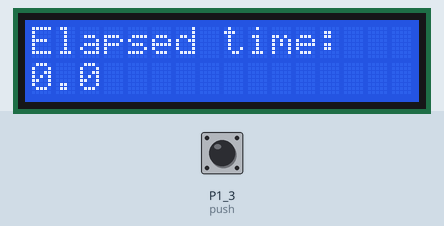
A sketch run on a simulated TI MSP430 LaunchPad. On the bench: 16×2 character LCD. Inputs (shaded band) come from the test bench; at power-on: P1_3 (push) HIGH.

Above: at 1.2 s.
1.3 s: P1_3 (push) pulled LOW for 0.15 s
At 1.45 s:
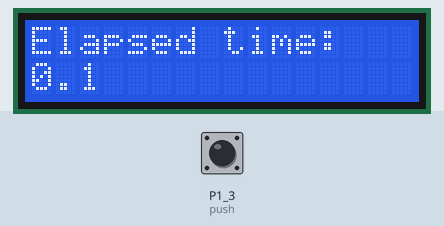
2.0 s: P1_3 (push) pulled LOW for 1 s
At 2.0 s:
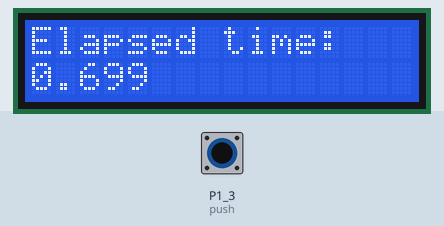
4.5 s: P1_3 (push) pulled LOW for 0.15 s
At 4.65 s:
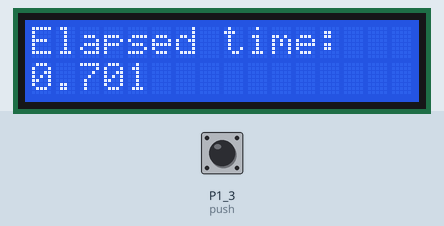
5.2 s: P1_3 (push) pulled LOW for 1 s
At 5.2 s:
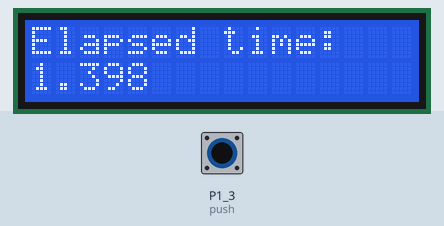
Timing chart, 0 to 8.2 s (numbered marks = the images above; inputs shaded):
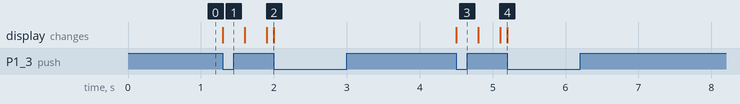

The sketch:

STARTSTOPTIMER.ino
```cpp
#include <LiquidCrystal.h> // include library for lcd
LiquidCrystal lcd(P2_0, P2_1, P2_2, P2_3, P2_4, P2_5); // define the ports
const int push = PUSH2; //variable for the push button
int time; //current time
int pauseTime; //pause time
int subValue = 0; //amount to subtract from the current time
int toggle = 0; //toggle for the push button

void setup()
{
  //intialize the screen
  lcd.begin(16, 2);
  lcd.clear();
  lcd.print("Elapsed time: ");

  //assign the button variable to the button port
  pinMode(push, INPUT_PULLUP);
  //interrupt to run myISR function when the button is pressed
  attachInterrupt(push, myISR, FALLING);
}

void loop()
{
   //if the toggle is 1
   if(toggle == 1)
   {
     //get and print the time
     lcd.setCursor(0, 1);
     time = millis() - subValue; //minus the subValue if we previously stopped the timer
     lcd.print(time/1000);
     lcd.print(".");
     lcd.print(time - ((time/1000)*1000));
   }
   else
   {
     //print the time but stop fetching the time every cycle
     lcd.setCursor(0, 1);
     lcd.print(time/1000);
     lcd.print(".");
     lcd.print(time - ((time/1000)*1000));
   }

}

//if the button is pressed
void myISR()
{
  //if the toggle is 0
   if(toggle == 0)
   {
     //set the toggle to 1
     toggle = 1;
     //get the time
     pauseTime = millis();
     //the value we need to subtract to remain with the same time after the
     // the time is resumed is equal to the current millis minus the time we had when
     //we paused
     subValue = pauseTime - time;
   }
   //if the toggle is 1 then set it to 0
   else if(toggle == 1) toggle = 0;
}
```

Measured:
- after the input at 1.3 s, the display: changes at once (image 1)
- after the input at 2.0 s, every drawn part: stays the same
- after the input at 4.5 s, the display: changes at once (image 3)
- after the input at 5.2 s, every drawn part: stays the same
